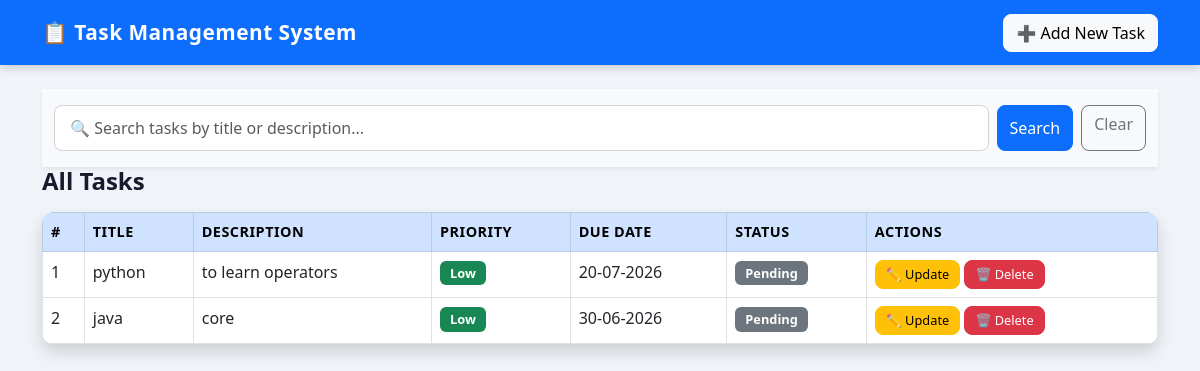
Before: / with the older database file.
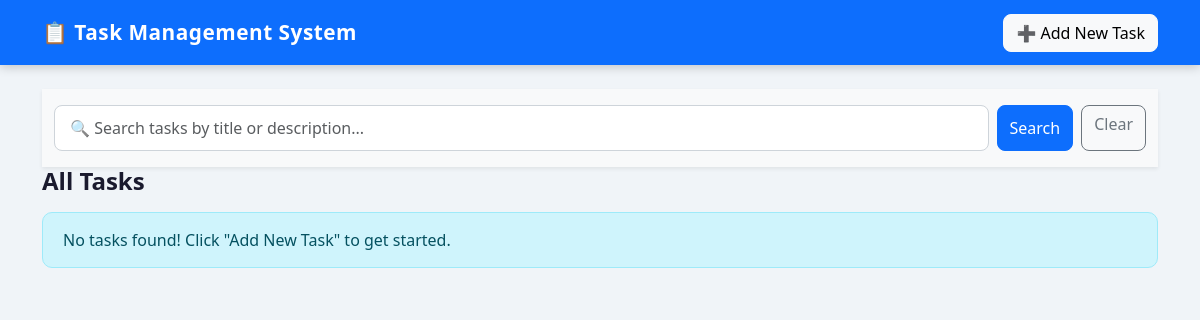
After: the same page with the newer database file.
### tables this page shows
CREATE TABLE tasks (
            id INTEGER PRIMARY KEY AUTOINCREMENT,
            title TEXT NOT NULL,
            description TEXT,
            priority TEXT DEFAULT 'Medium',
            due_date TEXT,
            status TEXT DEFAULT 'Pending'
        );

### app.py (the view)
@app.route("/")
def index():
    conn = create_connection()
    cursor = conn.cursor()
    cursor.execute("SELECT * FROM tasks")
    tasks = cursor.fetchall()
    conn.close()
    return render_template("index.html", tasks=tasks)

### database.py (called while the page is built)
def create_connection():
    conn = sqlite3.connect("tasks.db")
    conn.row_factory = sqlite3.Row
    return conn

### templates/index.html (shortened to what this page needs)
<!DOCTYPE html>
<html lang="en">
<head>
    <link href="https://cdn.jsdelivr.net/npm/bootstrap@5.3.0/dist/css/bootstrap.min.css" rel="stylesheet">
    <link rel="stylesheet" href="{{ url_for('static', filename='style.css') }}">
</head>
<body>
    <nav class="navbar navbar-dark bg-primary">
        <div class="container">
            <span class="navbar-brand fw-bold">
                📋 Task Management System
            </span>
            <a href="/add" class="btn btn-light">➕ Add New Task</a>
        </div>
    </nav>
    <div class="container mt-4">
<div class="bg-light py-3 shadow-sm">
    <div class="container">
        <form action="/search" method="GET" class="d-flex gap-2">
            <input type="text"
                   name="keyword"
                   class="form-control"
                   placeholder="🔍 Search tasks by title or description..."
                   value="{{ keyword if keyword else '' }}">
            <button type="submit" class="btn btn-primary">Search</button>
            <a href="/" class="btn btn-outline-secondary">Clear</a>
        </form>
    </div>
</div>
        <h4 class="mb-3">All Tasks</h4>
        {% if tasks %}
        <table class="table table-bordered table-hover shadow">
            <thead class="table-primary">
                <tr>
                    <th>#</th>
                    <th>Title</th>
                    <th>Description</th>
                    <th>Priority</th>
                    <th>Due Date</th>
                    <th>Status</th>
                    <th>Actions</th>
                </tr>
            </thead>
            <tbody>
                {% for task in tasks %}
                <tr>
                    <td>{{ loop.index }}</td>
                    <td>{{ task["title"] }}</td>
                    <td>{{ task["description"] }}</td>
                    <td>
                        {% if task["priority"] == "High" %}
                            <span class="badge bg-danger">High</span>
                        {% elif task["priority"] == "Medium" %}
                            <span class="badge bg-warning text-dark">Medium</span>
                        {% else %}
                            <span class="badge bg-success">Low</span>
                        {% endif %}
                    </td>
                    <td>{{ task["due_date"] }}</td>
                    <td>
                        {% if task["status"] == "Completed" %}
                            <span class="badge bg-success">Completed</span>
                        {% elif task["status"] == "In Progress" %}
                            <span class="badge bg-info text-dark">In Progress</span>
                        {% else %}
                            <span class="badge bg-secondary">Pending</span>
                        {% endif %}
                    </td>
                    <td>
                        <a href="/update/{{ task['id'] }}"
                           class="btn btn-sm btn-warning">✏️ Update</a>
                        <a href="/delete/{{ task['id'] }}"
                           class="btn btn-sm btn-danger"
                           onclick="return confirm('Are you sure?')">🗑️ Delete</a>
                    </td>
                </tr>
                {% endfor %}
            </tbody>
        </table>
        {% else %}
        <div class="alert alert-info">
            No tasks found! Click "Add New Task" to get started.
        </div>
        {% endif %}
    </div>
</body>
</html>

### templates/static/style.css (style rules this page uses)
body { background-color: #f0f4f8; font-family: 'Segoe UI', Tahoma, Geneva, Verdana, sans-serif; }
.navbar { box-shadow: 0 2px 10px rgba(0, 0, 0, 0.2); padding: 12px 0; }
.navbar-brand { font-size: 1.3rem; letter-spacing: 0.5px; }
.btn { border-radius: 8px; font-weight: 500; }
.form-control, .form-select { border-radius: 8px; border: 1px solid #ced4da; padding: 10px 15px; }
.alert { border-radius: 10px; padding: 15px 20px; }
h4 { color: #1a1a2e; font-weight: 700; }

Changed rows visible on the page:
removed tasks: title "python", description "to learn operators", priority "Low", due_date "20-07-2026", status "Pending"
removed tasks: title "java", description "core", priority "Low", due_date "30-06-2026", status "Pending"
Other visible differences:
text no longer shown: "# TITLE DESCRIPTION PRIORITY DUE DATE STATUS ACTIONS"
text now shown: "No tasks found! Click \"Add New Task\" to get started."
